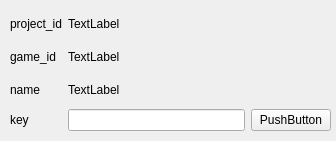
<?xml version="1.0" encoding="UTF-8"?>
<ui version="4.0">
 <class>Form</class>
 <widget class="QWidget" name="Form">
  <property name="geometry">
   <rect>
    <x>0</x>
    <y>0</y>
    <width>336</width>
    <height>141</height>
   </rect>
  </property>
  <property name="windowTitle">
   <string>Form</string>
  </property>
  <widget class="QWidget" name="gridLayoutWidget">
   <property name="geometry">
    <rect>
     <x>10</x>
     <y>10</y>
     <width>321</width>
     <height>121</height>
    </rect>
   </property>
   <layout class="QGridLayout" name="gridLayout">
    <item row="1" column="1">
     <widget class="QLabel" name="label_4">
      <property name="text">
       <string>TextLabel</string>
      </property>
     </widget>
    </item>
    <item row="2" column="1">
     <widget class="QLabel" name="label_6">
      <property name="text">
       <string>TextLabel</string>
      </property>
     </widget>
    </item>
    <item row="3" column="1">
     <widget class="QLineEdit" name="lineEdit"/>
    </item>
    <item row="3" column="0">
     <widget class="QLabel" name="label_7">
      <property name="text">
       <string>key</string>
      </property>
     </widget>
    </item>
    <item row="0" column="0">
     <widget class="QLabel" name="label">
      <property name="text">
       <string>project_id</string>
      </property>
     </widget>
    </item>
    <item row="1" column="0">
     <widget class="QLabel" name="label_3">
      <property name="text">
       <string>game_id</string>
      </property>
     </widget>
    </item>
    <item row="2" column="0">
     <widget class="QLabel" name="label_5">
      <property name="text">
       <string>name</string>
      </property>
     </widget>
    </item>
    <item row="0" column="1">
     <widget class="QLabel" name="label_2">
      <property name="text">
       <string>TextLabel</string>
      </property>
     </widget>
    </item>
    <item row="3" column="2">
     <widget class="QPushButton" name="pushButton">
      <property name="text">
       <string>PushButton</string>
      </property>
     </widget>
    </item>
   </layout>
  </widget>
 </widget>
 <resources/>
 <connections/>
</ui>
